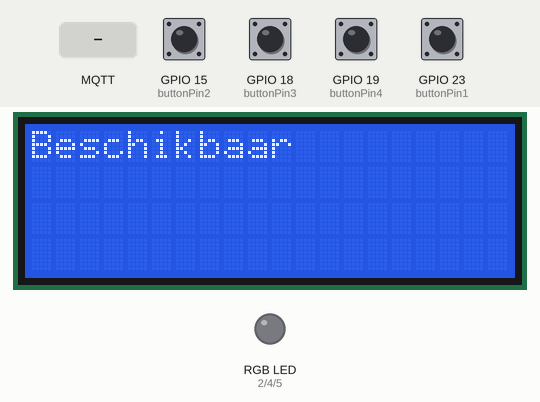
Simulated run of this sketch. Board: ESP32. On the bench: 20×4 character LCD, an RGB LED mixed from three pins (HIGH = lit). Inputs (shaded band) come from the test bench; at power-on: GPIO 15 (buttonPin2), GPIO 18 (buttonPin3), GPIO 19 (buttonPin4), GPIO 23 (buttonPin1) LOW. WiFi joins after 1.5 s; servers stay silent unless stated; no MQTT or app messages arrive unless stated; what the sketch prints to the serial monitor is not drawn.

Above: at 3.3 s.
3.4 s: MQTT message "ready" arrives on the first subscribed topic
At 4.6 s:
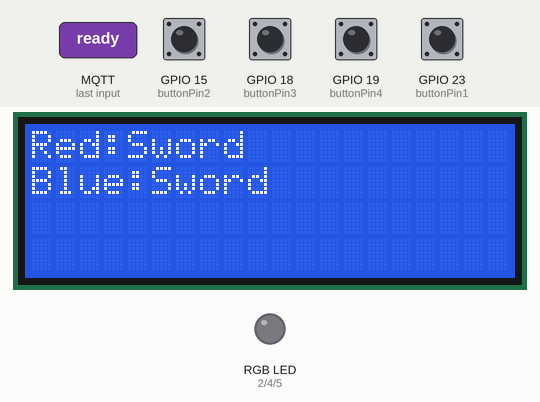
4.9 s: GPIO 18 (buttonPin3) pulled HIGH for 1 s
At 6.8 s:
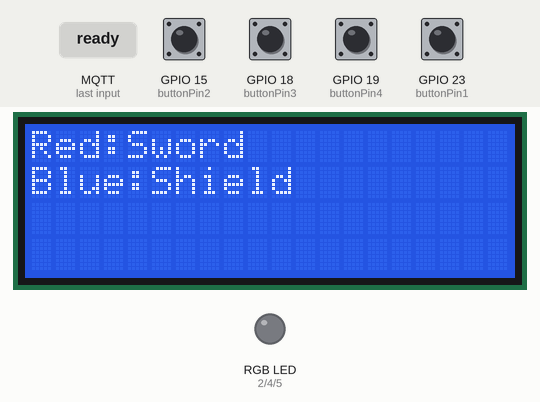
7.4 s: GPIO 23 (buttonPin1) pulled HIGH for 0.15 s
At 8.6 s:
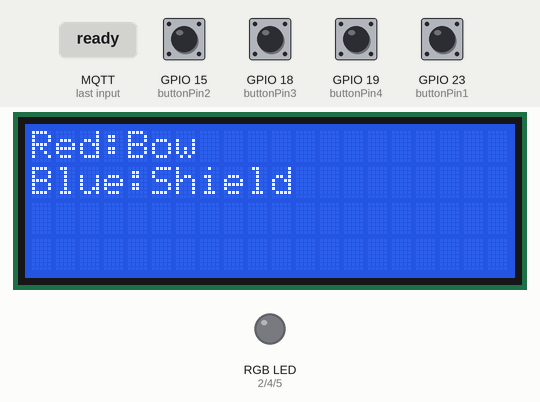
9.0 s: GPIO 18 (buttonPin3) pulled HIGH for 0.15 s
At 9.7 s:
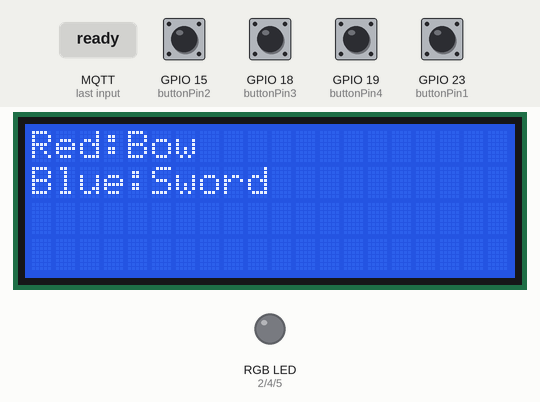
10.6 s: GPIO 23 (buttonPin1) pulled HIGH for 1 s
At 10.76 s:
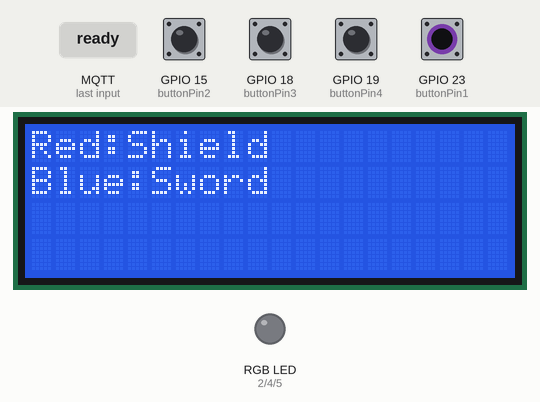
Timing chart, 0 to 13.6 s (numbered marks = the images above; inputs shaded):
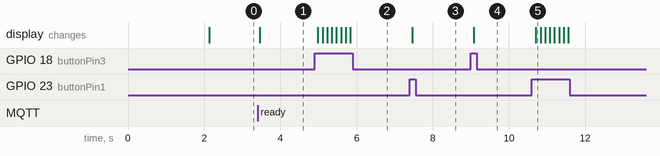

Measured:
- after the input at 3.4 s, the display: changes after 0.06 s (image 1)
- after the input at 4.9 s, the display: first changes after 0.08 s (image 2 shows a later state)
- after the input at 7.4 s, the display: changes after 0.06 s (image 3)
- after the input at 9.0 s, the display: changes after 0.08 s (image 4)
- after the input at 10.6 s, the display: changes after 0.11 s (image 5)

The sketch:

MQTT_GAME.ino
```cpp
#include <PubSubClient.h>
#include <WiFi.h>
#include <LiquidCrystal_I2C.h>

// Zelf instellen voor je eigen WLAN
const char *WLAN_SSID = "HP laptop";
const char *WLAN_ACCESS_KEY = "qwerty123";

// CLIENT_ID moet uniek zijn, dus zelf aanpassen (willekeurige letters en cijfers)
const char *MQTT_CLIENT_ID = "MQTTExampleTryout_redouan";

// Gegevens van de MQTT broker die we in TI-1.4 kunnen gebruiken
const char *MQTT_BROKER_URL = "maxwell.bps-software.nl";
const int MQTT_PORT = 1883;
const char *MQTT_USERNAME = "androidTI";
const char *MQTT_PASSWORD = "&FN+g$$Qhm7j";

const char *MAC = "tafel1";

// Definieer de MQTT topics
const char *MQTT_CONNECT_TOPIC = "groep/a3/connect";
const char *MQTT_DEVICE_TOPIC = "groep/a3/device/";

// Definieer de te gebruiken Quality of Service (QoS)
const int MQTT_QOS = 0;
const int LINE_LENGTH = 16;

//RGB led variabelen
const int redLED = 2; //red LED connects to digital pin 2
const int greenLED = 4; //green LED connects to digital pin 4
const int blueLED = 5; //blue LED connects to digital pin 5

const int buttonPin1 = 23;
const int buttonPin2 = 15;
const int buttonPin3 = 18;
const int buttonPin4 = 19;

class Button {
private:
    int pin;
    int value = 0;
    int previousValue = 0;
public:
    Button(int pin);

    int getValue();

    void reset();

    bool hasChanged();

    void read();
};

Button::Button(int pin) {
    this->pin = pin;
}

int Button::getValue() {
    return this->value;
}

void Button::reset() {
    this->value = 0;
    this->previousValue = 0;
}

bool Button::hasChanged() {
    return this->value != this->previousValue;
}

void Button::read() {
    this->value = digitalRead(this->pin);
}

WiFiClient wifiClient;
PubSubClient mqttClient(wifiClient);
LiquidCrystal_I2C lcd(0x27, 20, 4);  // set the LCD address to 0x27 for a 16 chars and 2 line display

const int MAX_ROUND = 5;

String gameStateText[] = {"Idle", "Choosing", "Result", "Finish"};
enum GameState {
    IDLE, CHOOSING, RESULT, FINISH
};

enum CardType {
    SWORD, BOW, SHIELD
};

CardType cards[] = {SWORD, BOW, SHIELD};
char *cardStrings[] = {"Sword", "Bow", "Shield"};

GameState gameState = IDLE;

int redChoice = 0;
int blueChoice = 0;

int redWins = 0;
int blueWins = 0;

int currentRound = 0;

Button redChoiceButton = Button(buttonPin1);
Button redConfirmButton = Button(buttonPin2);
Button blueChoiceButton = Button(buttonPin3);
Button blueConfirmButton = Button(buttonPin4);

void setState(GameState state) {
    Serial.println("Setting game state to: " + gameStateText[state]);
    gameState = state;
    switch (state) {
        case IDLE:
            currentRound = 0;
            lcd.clear();
            lcd.setCursor(0, 0);
            lcd.print("Beschikbaar");
            break;
        case CHOOSING:
            redChoice = 0;
            blueChoice = 0;

            lcd.clear();
            lcd.setCursor(0, 0);
            lcd.print("Red:" + String(cardStrings[redChoice]));
            lcd.setCursor(0, 1);
            lcd.print("Blue:" + String(cardStrings[blueChoice]));
    }
}

void mqttCallback(char *topic, byte *payload, unsigned int length) {
    // Logging
    Serial.print("MQTT callback called for topic ");
    Serial.println(topic);
    Serial.print("Payload length ");
    Serial.println(length);

    String myString = String(((char *) payload)).substring(0, length) + ":";

    String arguments[4];
    int r = 0, t = 0;

    for (int i = 0; i < myString.length(); i++) {
        if (myString.charAt(i) == ':') {
            arguments[t] = myString.substring(r, i);
            r = (i + 1);
            t++;
        }
    }

    Serial.println(arguments[0]);

    if (arguments[0].equals("ready")) {
        redWins = 0;
        redChoice = 0;
        redChoiceButton.reset();
        redConfirmButton.reset();

        blueWins = 0;
        blueChoice = 0;
        blueChoiceButton.reset();
        blueConfirmButton.reset();

        setState(CHOOSING);
    }
}

int compareCards(CardType card1, CardType card2) {
    if (card1 == SWORD && card2 == BOW) {
        return 1;
    } else if (card1 == SHIELD && card2 == SWORD) {
        return 1;
    } else if (card1 == BOW && card2 == SHIELD) {
        return 1;
    } else if (card2 == SWORD && card1 == BOW) {
        return -1;
    } else if (card2 == SHIELD && card1 == SWORD) {
        return -1;
    } else if (card2 == BOW && card1 == SHIELD) {
        return -1;
    }

    return 0;
}

void handleIdleState() {

}

void handleChoosingState() {
    redChoiceButton.read();
    redConfirmButton.read();
    blueChoiceButton.read();
    blueConfirmButton.read();

    bool valueChanged = false;
    int confirmations = 0;

    if (redChoiceButton.hasChanged() && redChoiceButton.getValue()) {
        Serial.println("Red cycled");
        if (++redChoice == 3) {
            redChoice = 0;
        }
        valueChanged = true;
        // cycle red
    }

    if (redConfirmButton.hasChanged() && redConfirmButton.getValue()) {
        Serial.println("Red confirmed");

        // red confirm
        confirmations++;
    }

    if (blueChoiceButton.hasChanged() && blueChoiceButton.getValue()) {
        Serial.println("Blue cycled");
        if (++blueChoice == 3) {
            blueChoice = 0;
        }
        valueChanged = true;
        // cycle blue
    }

    if (blueConfirmButton.hasChanged() && blueConfirmButton.getValue()) {
        Serial.println("Blue confirmed");
        // blue confirm
        confirmations++;
    }

    if (valueChanged) {
        lcd.clear();
        lcd.setCursor(0, 0);
        lcd.print("Red:" + String(cardStrings[redChoice]));
        lcd.setCursor(0, 1);
        lcd.print("Blue:" + String(cardStrings[blueChoice]));
    }

    if (confirmations == 2) {
        setState(RESULT);
    }
}

void handleResultState() {
    int comparison = compareCards(cards[redChoice], cards[blueChoice]);

    lcd.clear();
    lcd.setCursor(0, 0);

    if (comparison != 0) {
        if (comparison == 1) {
            redWins++;
            lcd.print("Red has won");
        } else {
            blueWins++;
            lcd.print("Blue has won");
        }
    } else {
        lcd.print("It's a draw!");
    }

    delay(2000);

    currentRound++;

    setState(currentRound >= 5 ? FINISH : CHOOSING);
}

void handleFinishState() {
    lcd.clear();
    lcd.setCursor(0, 0);
    lcd.print("Game finish");

    delay(2000);

    lcd.clear();
    lcd.setCursor(0, 0);
    lcd.print("Red: " + String(redWins));
    lcd.setCursor(0, 1);
    lcd.print("Blue: " + String(blueWins));

    mqttClient.publish((String(MQTT_DEVICE_TOPIC) + String(MAC)).c_str(), (String("finish:") + String(redWins) + String(":") + String(blueWins)).c_str());

    delay(2000);
    setState(IDLE);
}

void connectToWiFi() {
    WiFi.mode(WIFI_STA);
    WiFi.disconnect();
    Serial.println("Connecting to ");
    Serial.println(WLAN_SSID);
    WiFi.begin(WLAN_SSID, WLAN_ACCESS_KEY);
    while (WiFi.status() != WL_CONNECTED) {
        delay(2000);
        Serial.print(".");
    }
    Serial.println("WiFi connected");
    Serial.println("IP address: ");
    Serial.println(WiFi.localIP());
}

void connectToMqtt() {
    mqttClient.setServer(MQTT_BROKER_URL, MQTT_PORT);
    mqttClient.setCallback(mqttCallback);

    // Maak verbinding met de MQTT broker
    if (!mqttClient.connect(MQTT_CLIENT_ID, MQTT_USERNAME, MQTT_PASSWORD)) {
        Serial.println("Failed to connect to MQTT broker");
    } else {
        Serial.println("Connected to MQTT broker");
    }

    // Subscribe op de LCD topic
    if (!mqttClient.subscribe((String(MQTT_DEVICE_TOPIC) + String(MAC)).c_str(), MQTT_QOS)) {
        Serial.print("Failed to subscribe to topic ");
        Serial.println((String(MQTT_DEVICE_TOPIC) + String(MAC)).c_str());
    } else {
        Serial.print("Subscribed to topic ");
        Serial.println((String(MQTT_DEVICE_TOPIC) + String(MAC)).c_str());
    }

    mqttClient.publish(MQTT_CONNECT_TOPIC, (String("battle:") + String(MAC)).c_str());
}

void setup() {
    // put your setup code here, to run once:
    pinMode(buttonPin1, INPUT);
    pinMode(buttonPin2, INPUT);
    pinMode(buttonPin3, INPUT);
    pinMode(buttonPin4, INPUT);

    pinMode(redLED, OUTPUT);
    pinMode(greenLED, OUTPUT);
    pinMode(blueLED, OUTPUT);

    Serial.begin(115200);
    Serial.println("ESP32 MQTT example");

    connectToWiFi();
    connectToMqtt();

    // initialize the lcd
    lcd.init();
    lcd.backlight();
    lcd.clear();

    setState(IDLE);
}

void loop() {
    switch (gameState) {
        case IDLE:
            handleIdleState();
            break;
        case CHOOSING:
            handleChoosingState();
            break;
        case RESULT:
            handleResultState();
            break;
        case FINISH:
            handleFinishState();
            break;
    }

    mqttClient.loop();
    delay(100);
}
```
